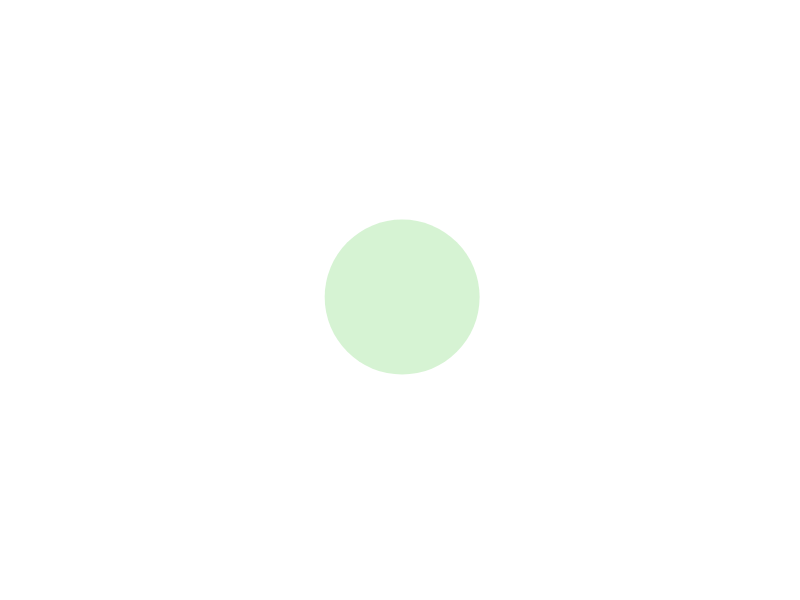
Frame 1 (no input)
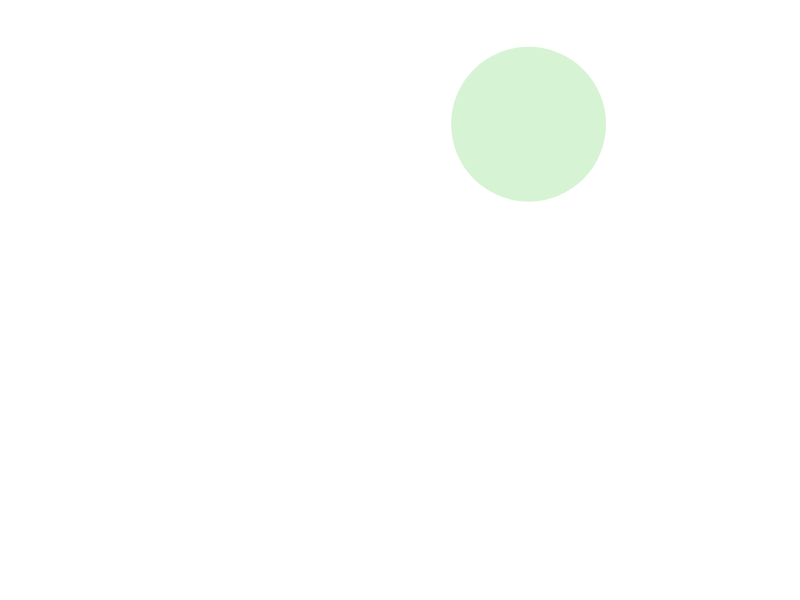
Frame 60 (no input)
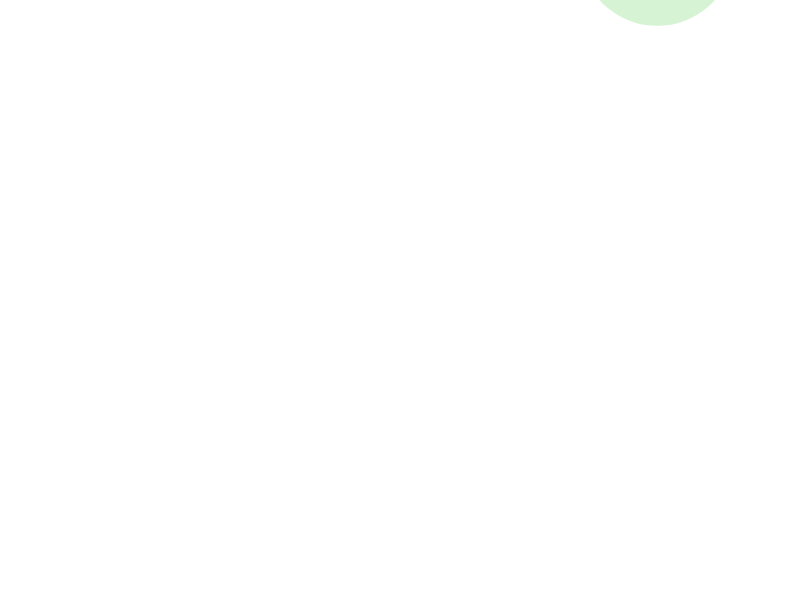
Frame 120 (the mouse pressed at the canvas centre since frame 60)

The p5.js sketch that drew these frames (run headless with seeded random() and noise() and a simulated clock; from frame 60 on, the mouse is pressed at the canvas centre):

// p5.js sketch
// ── sketch.js
let x, y, xMove, yMove, radius;
let rd, grn, bl, a;

function setup() {
  createCanvas(800, 600);
  background(255);
  smooth(8);
  noStroke();

  //Setup variable - position, and speed
  x = width/2;
  y = height/2;
  xMove = random (-5, 5);
  yMove = random (-5, 5);
  radius = random (10, 100);

  //Setup color variables
  rd = random (255);
  grn = random (255);
  bl = random (255);
  a = random (255);
}

function draw() {
  background(255);

  //Moving process
  x += xMove;
  y += yMove;
  if (x > (width+radius)) x = 0-radius;
  if (x < (0-radius)) x = width+radius;
  if (y > (height+radius)) y = 0-radius;
  if (y < (0-radius)) y = height+radius;

  //Draw content
  fillcol = color(rd, grn, bl, a)
  fill(fillcol);
  ellipse(x, y, radius*2, radius*2);
}
